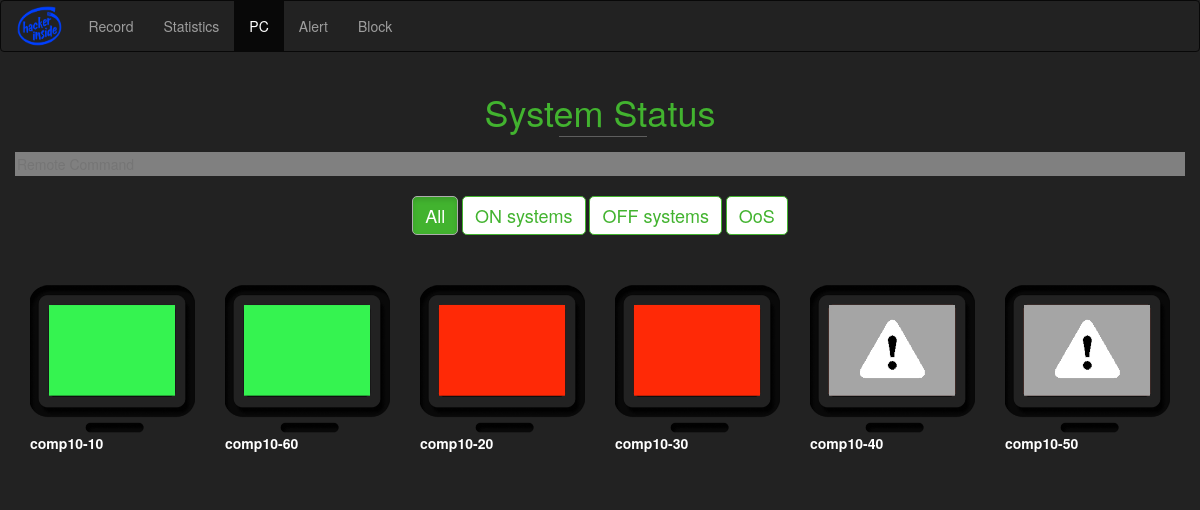
Page /pc.php on the committed database.
### tables this page shows
CREATE TABLE `pc_usage` (
  `pc_id` varchar(10) NOT NULL,
  `status` int(5) NOT NULL,
  `last_boot` int(10) NOT NULL,
  `on_time` int(10) NOT NULL
);

### pc.php (the view, shortened to what this page needs)
<!DOCTYPE html>
<html lang="en">
<head>
    <link href="css/bootstrap.min.css" rel="stylesheet">
    <link rel="stylesheet" type="text/css" href="css/decor.css">
</head>
<body>
    <nav class="navbar navbar-inverse">
        <div class="container-fluid">
            <div class="navbar-header">
                <a class="navbar-brand" href="#"><img id="logo" src = "img/logo1.png"></a>
            </div>
            <div class="collapse navbar-collapse" id="bs-example-navbar-collapse-1">
                <ul class="nav navbar-nav">
                    <li><a href="record.php">Record<span class="sr-only">(current)</span></a></li>
                    <li><a href="statistics.php">Statistics</a></li>
                    <li class="active"><a href="pc.php">PC</a></li>
                    <li><a href="alert.php">Alert</a></li>
                    <li><a href="block.php">Block</a></li>
                </ul>
            </div>
        </div>
    </nav>
    <div>
                <div class="container">
                    <div class="row">
                        <div class="gallery col-lg-12 col-md-12 col-sm-12 col-xs-12">
                            <h1 class="gallery-title">System Status</h1>
                        </div>
                        <input style="padding:2px; background: grey; border:0; color:black;width:100%" id="allspawner" placeholder="Remote Command" ></input>
                          <br/> <br/>
                        <div align="center">
                            <button class="btn btn-default filter-button active" data-filter="all">All</button>
                            <button class="btn btn-default filter-button" data-filter="ON">ON systems</button>
                            <button class="btn btn-default filter-button" data-filter="OFF">OFF systems</button>
                            <button class="btn btn-default filter-button" data-filter="spray">OoS</button>
                        </div>
                        <br/>
                        <?php
						$result = mysql_query("SELECT * FROM pc_usage where status = 1");
						       while($row = mysql_fetch_array($result)){
								   echo
								   "<div id=".$row['pc_id']." class='gallery_product col-lg-2 col-md-2 col-sm-2 col-xs-4 filter ON'>
									<img src='img/on.png' class='img-responsive'><a style='color:white;font-weight:bold' href='record.php?id='".$row['pc_id']."'>".$row['pc_id']."</a>
								</div>";
							   }
						$result2 = mysql_query("SELECT * FROM pc_usage where status = 0");
						       while($row = mysql_fetch_array($result2)){
								   echo
								   "<div id=".$row['pc_id']." class='gallery_product col-lg-2 col-md-2 col-sm-2 col-xs-4 filter OFF'>
									<img src='img/off.png' class='img-responsive'><a style='color:white;font-weight:bold' href='record.php?id='".$row['pc_id']."'>".$row['pc_id']."</a>
								</div>";
							   }
							   $result3 = mysql_query("SELECT * FROM pc_usage where status = -1");
						       while($row = mysql_fetch_array($result3)){
								   echo
								   "<div id=".$row['pc_id']." class='gallery_product col-lg-2 col-md-2 col-sm-2 col-xs-4 filter spray'>
									<img src='img/er.png' class='img-responsive'><a style='color:white;font-weight:bold' href='record.php?id='".$row['pc_id']."'>".$row['pc_id']."</a>
								</div>";
							   }
                        ?>
                    </div>
                </div>
    </div>
</body>
</html>

### css/decor.css (style rules this page uses)
body { background-color: #222222; background-size: 100% 100%; background-repeat: no-repeat; background-attachment: fixed; }
.gallery-title { font-size: 36px; color: #42B32F; text-align: center; font-weight: 500; margin-bottom: 20px; }
.gallery-title:after { content: ""; position: absolute; width: 7.5%; left: 46.5%; height: 45px; border-bottom: 1px solid #5e5e5e; }
.filter-button { font-size: 18px; border: 1px solid #42B32F; border-radius: 5px; text-align: center; color: #42B32F; margin-bottom: 30px; }
.filter-button.active { background-color: #42B32F; color: white; }
.gallery_product { margin-bottom: 30px; }
.navbar-brand { padding: 4px 10px 0px 15px; }
#logo { height: 42px; }
form input, button { padding: 5px; }

### rows in the picture
pc_usage: pc_id "comp10-10"
pc_usage: pc_id "comp10-60"
pc_usage: pc_id "comp10-20"
pc_usage: pc_id "comp10-30"
pc_usage: pc_id "comp10-40"
pc_usage: pc_id "comp10-50"
